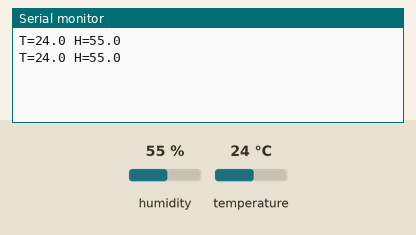
The sketch below on a simulated Arduino Uno, built with avr-gcc and run on an emulated ATmega328P. Parts: the last lines printed to the serial monitor. The test bench sets the inputs (shaded band); at power-on: humidity 55 %, temperature 24 °C.

Above: at 4.8 s.
4.9 s: humidity set to 22 %
At 6.7 s:
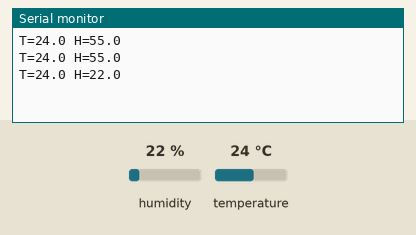
7.9 s: temperature set to 12 °C
At 8.4 s:
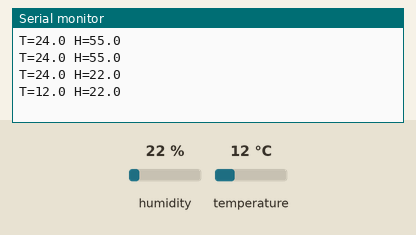
10.9 s: humidity set to 40 %
At 13.1 s:
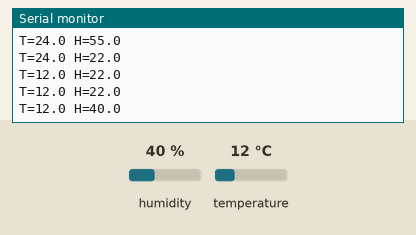
Timing chart, 0 to 14.6 s (numbered marks = the images above; inputs shaded):
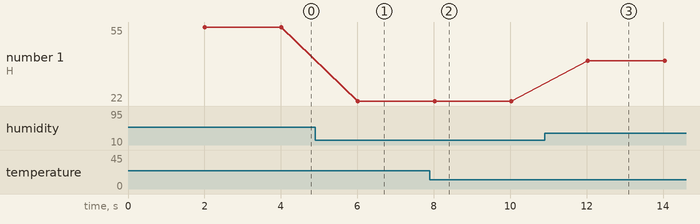

The sketch:

dht22_oku.ino
```cpp
// DHT22: VCC -> 5V, DATA -> D2, GND -> GND (modül kartında 10 kΩ pull-up vardır)
// Okuma en fazla 2 saniyede bir: sensör daha sık sorgulanırsa eski değeri verir.
#include <DHT.h>

DHT dht(2, DHT22);

void setup() {
  Serial.begin(9600);
  dht.begin();
}

void loop() {
  delay(2000);
  float h = dht.readHumidity();
  float t = dht.readTemperature();
  if (isnan(h) || isnan(t)) {
    Serial.println("okuma hatasi");
    return;
  }
  Serial.print("T=");
  Serial.print(t, 1);
  Serial.print(" H=");
  Serial.println(h, 1);
}
```

Measured:
- after the input at 4.9 s, the serial monitor: prints a new line after 1.1 s (image 1)
- after the input at 7.9 s, the serial monitor: prints a new line after 0.12 s (image 2)
- after the input at 10.9 s, the serial monitor: prints a new line after 1.1 s (image 3)
- plotted number 1: 55 → 22 after the input at 4.9 s, 22 → 40 after the input at 10.9 s
